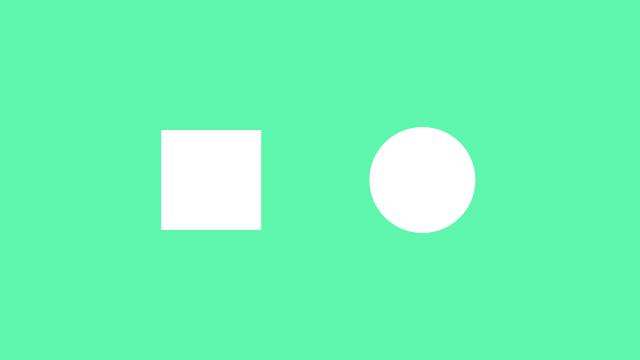
Frame 1 (no input)
Frame 60 (the mouse pressed at the canvas centre just before this capture): identical to frame 1, image omitted
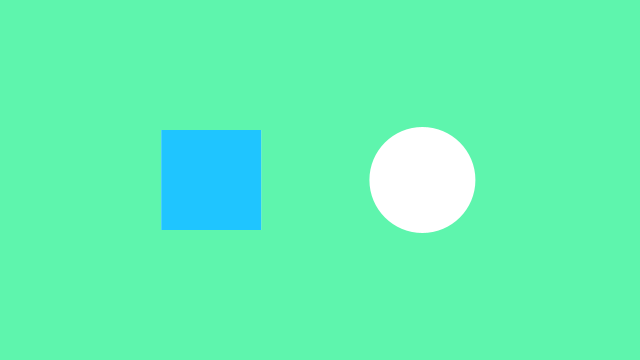
Frame 120 (the mouse held since frame 60 and released just before this capture)

The Processing sketch that drew these frames (run headless with seeded random() and noise(); from frame 60 on, the mouse is pressed at the canvas centre):

// Processing sketch: processing_63728
// ── processing_63728.pde

float rx, ry;    // rectangle x- and y-coordinate
float rd = 100;  // rectangle width

float ex, ey;    // ellipse x- and y-coordinate
float ed = 106;  // ellipse diameter

void setup() {
  size(640, 360);
  noStroke();
  smooth();

  // Set the x- and y-coordinates for the rectangle
  rx = width * 0.33 - rd/2;
  ry = height * 0.5 - rd/2;

  // Set the x- and y-coordinates for the ellipse
  ex = width * 0.66;
  ey = height * 0.5;
}

void draw() {
  background(94, 245, 173);
  fill(255);
  rect(rx, ry, rd, rd);
  fill(255);
  ellipse(ex, ey, ed, ed);

  //rect
  if (mousePressed == true)
  {
    fill(31, 197, 255);  
    rect(rx, ry, rd, rd);
  }
    else if((mouseX >= width/2) && (mouseX<=width))
    {
      fill(200, 255, 39);
      ellipse(ex, ey, ed, ed);
  }
  else {
    float mx = map(mouseX, 0, width, 0, 40);
    fill(mx);
    ellipse(ex, ey, mx, mx);
    
}
}
